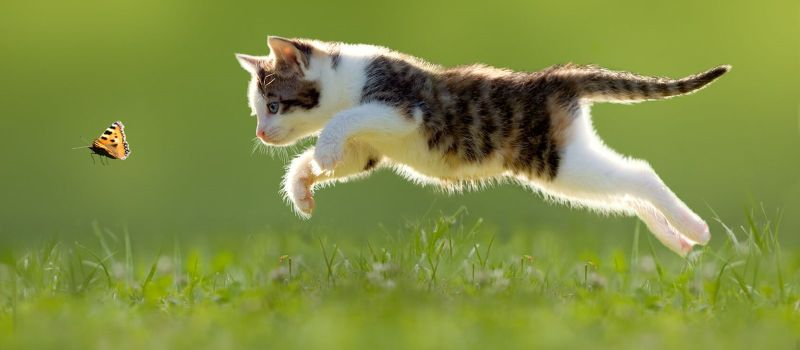
#> input picture input4/cat.jpg, 800 x 350 px
$ python zad3.py
#> lines starting #> are read from the running program, lines starting #| are printed output that depends on the picture
import os
import pathlib

import numpy as np
from matplotlib import pyplot as plt
from matplotlib.widgets import Slider
from skimage import io
from skimage.segmentation import active_contour


def read_cat(_img):
#> called with _img = 'input4/cat.jpg'
    img = io.imread(_img)
#> img is the input picture: shape (350, 800, 3); mean R, G, B 128.8, 142.4, 67.9

    s = np.linspace(0, 2 * np.pi, 400)
    x = 110 + 40 * np.cos(s)
    y = 140 + 40 * np.sin(s)
    init1 = np.array([y, x]).T

    s = np.linspace(0, 2 * np.pi, 400)
    x = 470 + 320 * np.cos(s)
    y = 150 + 150 * np.sin(s)
    init2 = np.array([y, x]).T

    alpha = 0.0055
    beta = 25
    gamma = 0.0065
    # snake1 = active_contour(img, init1, alpha=alpha, beta=beta, gamma=gamma, max_iterations=2500, convergence=0.05)

    alpha = 0.37
    beta = 40
    gamma = 0.095

    snake2 = active_contour(img, init2, alpha=alpha, beta=beta, gamma=gamma, max_iterations=2500, convergence=0.001)
#> snake2 = 400 pairs, first value 43.5 to 243.9, second value 247.2 to 640.5
    """
    0.00652
    25
    0.00557
    """
    fig, ax = plt.subplots(1, 1, figsize=(8, 4), constrained_layout=True)
    axfreq = plt.axes([0.25, 0.1, 0.65, 0.03])
    alpha = Slider(
        ax=axfreq,
        label="Alpha",
        valmin=0.001,
        valmax=5,
        valinit=alpha,
    )
    axfreq = plt.axes([0.25, 0.2, 0.65, 0.03])
    beta = Slider(
        ax=axfreq,
        label="Beta",
        valmin=1,
        valmax=40,
        valinit=beta,
    )
    axfreq = plt.axes([0.25, 0.3, 0.65, 0.03])
    gamma = Slider(
        ax=axfreq,
        label="Gamma",
        valmin=0.001,
        valmax=0.1,
        valinit=gamma,
    )

    ax.imshow(img, cmap="gray")
    ax.set_title("")
    # ax.plot(init1[:, 1], init1[:, 0], "--r", lw=2)
    # (line,) = ax.plot(snake1[:, 1], snake1[:, 0], "--b", lw=2)
    ax.plot(init2[:, 1], init2[:, 0], "--r", lw=2)
    (line,) = ax.plot(snake2[:, 1], snake2[:, 0], "--b", lw=2)
    def update(val):


        snake = active_contour(
            img, init2, alpha=alpha.val, beta=beta.val, gamma=gamma.val, max_iterations=2500, convergence=0.05
        )
        line.set_ydata(snake[:, 0])
        line.set_xdata(snake[:, 1])
        fig.canvas.draw_idle()
        print("Done", val)


    alpha.on_changed(update)
    beta.on_changed(update)
    gamma.on_changed(update)

    plt.show(block=True)
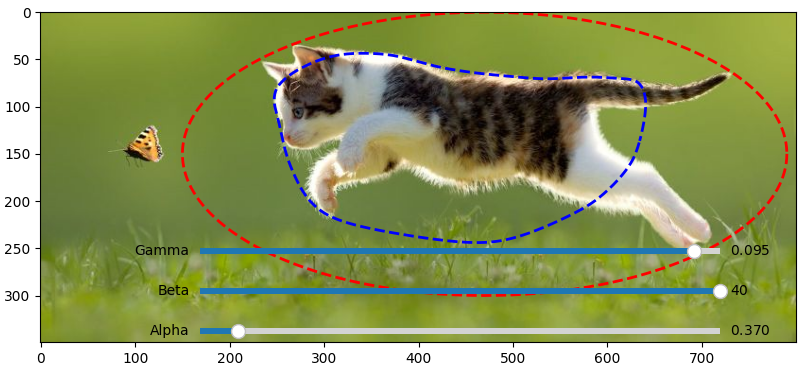
#> figure drawn by matplotlib, 4 panels


if __name__ == "__main__":
    dir_path = os.path.join(pathlib.Path(__file__).parent.parent, "input4", "cat.jpg")
    read_cat(dir_path)
